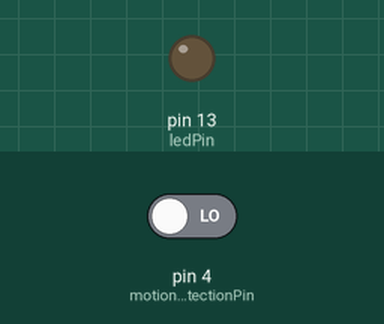
Bench run of a sketch on a simulated Arduino Uno, built with avr-gcc and run on an emulated ATmega328P. Shown: output pins drawn as LEDs (lit = HIGH). The inputs (shaded band) are chosen by the test bench; at power-on: pin 4 (motionDetectionPin) LOW. What the sketch prints to the serial monitor is not drawn.

Above: at 2.8 s.
2.9 s: pin 4 (motionDetectionPin) driven HIGH
At 4.0 s:
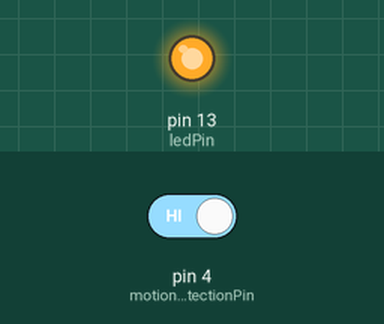
4.5 s: pin 4 (motionDetectionPin) driven LOW
At 5.5 s:
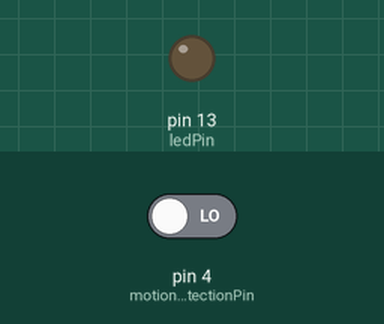
Timing chart, 0 to 7.5 s (numbered marks = the images above; inputs shaded):
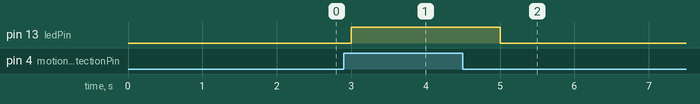

The sketch:

MotionDetectingPIRtoProcessing.ino
```cpp
const int motionDetectionPin = 4;     // the number of the pushbutton pin
const int ledPin =  13;      // the number of the LED pin

// variables will change:
int motionState = 0;         // variable for reading the pushbutton status

void setup() {
  Serial.begin(9600);

  // initialize the LED pin as an output:
  pinMode(ledPin, OUTPUT);
  // initialize the pushbutton pin as an input:
  pinMode(motionDetectionPin, INPUT);
}

void loop() {
  // read the state of the pushbutton value:
  motionState = digitalRead(motionDetectionPin);

  // check if the pushbutton is pressed.
  // if it is, the buttonState is HIGH:
  if (motionState == HIGH) {
    // turn LED on:
    Serial.write(1);

    digitalWrite(ledPin, HIGH);
    //Serial.println("MotionDetection");

  } else {
    // turn LED off:
    Serial.write(0);

    digitalWrite(ledPin, LOW);
  }
  delay(1000);
}
```

Measured:
- after the input at 2.9 s, pin 13 (ledPin): LOW → HIGH after 0.10 s
- after the input at 4.5 s, pin 13 (ledPin): HIGH → LOW after 0.50 s
